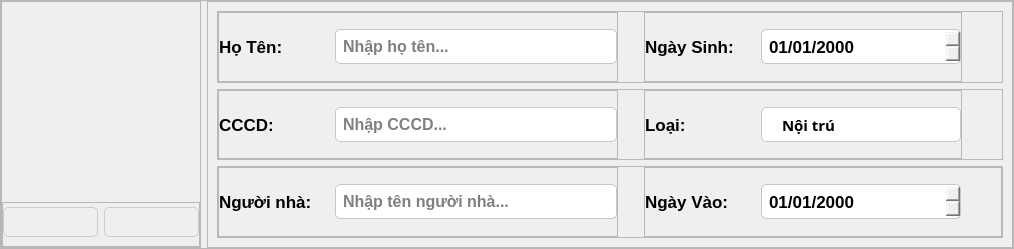
            <widget class="QFrame" name="frame_2">
             <property name="maximumSize">
              <size>
               <width>16777215</width>
               <height>300</height>
              </size>
             </property>
             <property name="frameShape">
              <enum>QFrame::StyledPanel</enum>
             </property>
             <property name="frameShadow">
              <enum>QFrame::Raised</enum>
             </property>
             <layout class="QHBoxLayout" name="horizontalLayout">
              <property name="leftMargin">
               <number>0</number>
              </property>
              <property name="topMargin">
               <number>0</number>
              </property>
              <property name="rightMargin">
               <number>0</number>
              </property>
              <property name="bottomMargin">
               <number>0</number>
              </property>
              <item>
               <widget class="QFrame" name="frame_7">
                <property name="maximumSize">
                 <size>
                  <width>200</width>
                  <height>16777215</height>
                 </size>
                </property>
                <property name="frameShape">
                 <enum>QFrame::StyledPanel</enum>
                </property>
                <property name="frameShadow">
                 <enum>QFrame::Raised</enum>
                </property>
                <layout class="QVBoxLayout" name="verticalLayout_2">
                 <property name="spacing">
                  <number>0</number>
                 </property>
                 <property name="leftMargin">
                  <number>0</number>
                 </property>
                 <property name="topMargin">
                  <number>0</number>
                 </property>
                 <property name="rightMargin">
                  <number>0</number>
                 </property>
                 <property name="bottomMargin">
                  <number>0</number>
                 </property>
                 <item>
                  <widget class="QLabel" name="labelImage">
                   <property name="minimumSize">
                    <size>
                     <width>200</width>
                     <height>200</height>
                    </size>
                   </property>
                   <property name="maximumSize">
                    <size>
                     <width>200</width>
                     <height>200</height>
                    </size>
                   </property>
                   <property name="text">
                    <string/>
                   </property>
                   <property name="pixmap">
                    <pixmap resource="../../resources.qrc">:/images/res/drawable/icons/vatar.jpg</pixmap>
                   </property>
                   <property name="scaledContents">
                    <bool>true</bool>
                   </property>
                  </widget>
                 </item>
                 <item>
                  <widget class="QFrame" name="frame_6">
                   <property name="minimumSize">
                    <size>
                     <width>0</width>
                     <height>39</height>
                    </size>
                   </property>
                   <property name="frameShape">
                    <enum>QFrame::StyledPanel</enum>
                   </property>
                   <property name="frameShadow">
                    <enum>QFrame::Raised</enum>
                   </property>
                   <layout class="QHBoxLayout" name="horizontalLayout_8">
                    <property name="leftMargin">
                     <number>0</number>
                    </property>
                    <property name="topMargin">
                     <number>4</number>
                    </property>
                    <property name="rightMargin">
                     <number>0</number>
                    </property>
                    <item>
                     <widget class="QPushButton" name="btnEditImage">
                      <property name="minimumSize">
                       <size>
                        <width>80</width>
                        <height>30</height>
                       </size>
                      </property>
                      <property name="font">
                       <font>
                        <weight>62</weight>
                        <bold>true</bold>
                       </font>
                      </property>
                      <property name="cursor">
                       <cursorShape>PointingHandCursor</cursorShape>
                      </property>
                      <property name="styleSheet">
                       <string notr="true">color:#fff;
font-weight:500;
border-radius: 5px;
border:1px solid  #ccc;</string>
                      </property>
                      <property name="text">
                       <string/>
                      </property>
                      <property name="icon">
                       <iconset resource="../../resources.qrc">
                        <normaloff>:/images/res/drawable/icons/edit_black_icon.svg</normaloff>:/images/res/drawable/icons/edit_black_icon.svg</iconset>
                      </property>
                      <property name="iconSize">
                       <size>
                        <width>24</width>
                        <height>24</height>
                       </size>
                      </property>
                     </widget>
                    </item>
                    <item>
                     <widget class="QPushButton" name="btnDeleteIMage">
                      <property name="minimumSize">
                       <size>
                        <width>80</width>
                        <height>30</height>
                       </size>
                      </property>
                      <property name="font">
                       <font>
                        <weight>62</weight>
                        <bold>true</bold>
                       </font>
                      </property>
                      <property name="cursor">
                       <cursorShape>PointingHandCursor</cursorShape>
                      </property>
                      <property name="styleSheet">
                       <string notr="true">color:#fff;
font-weight:500;
border-radius: 5px;
border:1px solid  #ccc;</string>
                      </property>
                      <property name="text">
                       <string/>
                      </property>
                      <property name="icon">
                       <iconset resource="../../resources.qrc">
                        <normaloff>:/images/res/drawable/icons/delete_red_icon.svg</normaloff>:/images/res/drawable/icons/delete_red_icon.svg</iconset>
                      </property>
                      <property name="iconSize">
                       <size>
                        <width>24</width>
                        <height>24</height>
                       </size>
                      </property>
                     </widget>
                    </item>
                   </layout>
                  </widget>
                 </item>
                </layout>
               </widget>
              </item>
              <item>
               <widget class="QFrame" name="frame_8">
                <property name="frameShape">
                 <enum>QFrame::StyledPanel</enum>
                </property>
                <property name="frameShadow">
                 <enum>QFrame::Raised</enum>
                </property>
                <layout class="QVBoxLayout" name="verticalLayout_3">
                 <item>
                  <widget class="QFrame" name="frame_77">
                   <property name="frameShape">
                    <enum>QFrame::StyledPanel</enum>
                   </property>
                   <property name="frameShadow">
                    <enum>QFrame::Raised</enum>
                   </property>
                   <layout class="QHBoxLayout" name="horizontalLayout_14">
                    <property name="spacing">
                     <number>26</number>
                    </property>
                    <property name="leftMargin">
                     <number>0</number>
                    </property>
                    <property name="topMargin">
                     <number>0</number>
                    </property>
                    <property name="rightMargin">
                     <number>0</number>
                    </property>
                    <property name="bottomMargin">
                     <number>0</number>
                    </property>
                    <item>
                     <widget class="QFrame" name="frame_9">
                      <property name="minimumSize">
                       <size>
                        <width>400</width>
                        <height>0</height>
                       </size>
                      </property>
                      <property name="maximumSize">
                       <size>
                        <width>400</width>
                        <height>16777215</height>
                       </size>
                      </property>
                      <property name="frameShape">
                       <enum>QFrame::StyledPanel</enum>
                      </property>
                      <property name="frameShadow">
                       <enum>QFrame::Raised</enum>
                      </property>
                      <layout class="QHBoxLayout" name="horizontalLayout_2">
                       <property name="leftMargin">
                        <number>0</number>
                       </property>
                       <property name="topMargin">
                        <number>0</number>
                       </property>
                       <property name="rightMargin">
                        <number>0</number>
                       </property>
                       <property name="bottomMargin">
                        <number>0</number>
                       </property>
                       <item>
                        <widget class="QLabel" name="label_2">
                         <property name="minimumSize">
                          <size>
                           <width>110</width>
                           <height>0</height>
                          </size>
                         </property>
                         <property name="maximumSize">
                          <size>
                           <width>110</width>
                           <height>16777215</height>
                          </size>
                         </property>
                         <property name="font">
                          <font>
                           <pointsize>13</pointsize>
                           <weight>75</weight>
                           <bold>true</bold>
                          </font>
                         </property>
                         <property name="text">
                          <string>Họ Tên:</string>
                         </property>
                        </widget>
                       </item>
                       <item>
                        <widget class="QLineEdit" name="lineEditName">
                         <property name="minimumSize">
                          <size>
                           <width>0</width>
                           <height>35</height>
                          </size>
                         </property>
                         <property name="font">
                          <font>
                           <pointsize>12</pointsize>
                           <weight>75</weight>
                           <bold>true</bold>
                          </font>
                         </property>
                         <property name="styleSheet">
                          <string notr="true">padding-left:5px;
border: 1px solid rgb(199, 199, 199);
border-radius: 5px;</string>
                         </property>
                         <property name="placeholderText">
                          <string>Nhập họ tên...</string>
                         </property>
                        </widget>
                       </item>
                      </layout>
                     </widget>
                    </item>
                    <item>
                     <widget class="QFrame" name="frame_10">
                      <property name="maximumSize">
                       <size>
                        <width>400</width>
                        <height>16777215</height>
                       </size>
                      </property>
                      <property name="frameShape">
                       <enum>QFrame::StyledPanel</enum>
                      </property>
                      <property name="frameShadow">
                       <enum>QFrame::Raised</enum>
                      </property>
                      <layout class="QHBoxLayout" name="horizontalLayout_3">
                       <property name="leftMargin">
                        <number>0</number>
                       </property>
                       <property name="topMargin">
                        <number>0</number>
                       </property>
                       <property name="rightMargin">
                        <number>0</number>
                       </property>
                       <property name="bottomMargin">
                        <number>0</number>
                       </property>
                       <item>
                        <widget class="QLabel" name="label_4">
                         <property name="minimumSize">
                          <size>
                           <width>110</width>
                           <height>0</height>
                          </size>
                         </property>
                         <property name="maximumSize">
                          <size>
                           <width>110</width>
                           <height>16777215</height>
                          </size>
                         </property>
                         <property name="font">
                          <font>
                           <pointsize>13</pointsize>
                           <weight>75</weight>
                           <bold>true</bold>
                          </font>
                         </property>
                         <property name="text">
                          <string>Ngày Sinh:</string>
                         </property>
                        </widget>
                       </item>
                       <item>
                        <widget class="QDateEdit" name="dateEditBriday">
                         <property name="minimumSize">
                          <size>
                           <width>200</width>
                           <height>35</height>
                          </size>
                         </property>
                         <property name="font">
                          <font>
                           <pointsize>13</pointsize>
                           <weight>75</weight>
                           <bold>true</bold>
                          </font>
                         </property>
                         <property name="styleSheet">
                          <string notr="true">padding-left:5px;
border: 1px solid rgb(199, 199, 199);
border-radius: 5px;</string>
                         </property>
                         <property name="displayFormat">
                          <string>dd/MM/yyyy</string>
                         </property>
                        </widget>
                       </item>
                      </layout>
                     </widget>
                    </item>
                    <item>
                     <spacer name="horizontalSpacer_2">
                      <property name="orientation">
                       <enum>Qt::Horizontal</enum>
                      </property>
                      <property name="sizeHint" stdset="0">
                       <size>
                        <width>40</width>
                        <height>20</height>
                       </size>
                      </property>
                     </spacer>
                    </item>
                   </layout>
                  </widget>
                 </item>
                 <item>
                  <widget class="QFrame" name="frame_78">
                   <property name="frameShape">
                    <enum>QFrame::StyledPanel</enum>
                   </property>
                   <property name="frameShadow">
                    <enum>QFrame::Raised</enum>
                   </property>
                   <layout class="QHBoxLayout" name="horizontalLayout_15">
                    <property name="spacing">
                     <number>26</number>
                    </property>
                    <property name="leftMargin">
                     <number>0</number>
                    </property>
                    <property name="topMargin">
                     <number>0</number>
                    </property>
                    <property name="rightMargin">
                     <number>0</number>
                    </property>
                    <property name="bottomMargin">
                     <number>0</number>
                    </property>
                    <item>
                     <widget class="QFrame" name="frame_11">
                      <property name="minimumSize">
                       <size>
                        <width>400</width>
                        <height>0</height>
                       </size>
                      </property>
                      <property name="maximumSize">
                       <size>
                        <width>400</width>
                        <height>16777215</height>
                       </size>
                      </property>
                      <property name="frameShape">
                       <enum>QFrame::StyledPanel</enum>
                      </property>
                      <property name="frameShadow">
                       <enum>QFrame::Raised</enum>
                      </property>
                      <layout class="QHBoxLayout" name="horizontalLayout_4">
                       <property name="leftMargin">
                        <number>0</number>
                       </property>
                       <property name="topMargin">
                        <number>0</number>
                       </property>
                       <property name="rightMargin">
                        <number>0</number>
                       </property>
                       <property name="bottomMargin">
                        <number>0</number>
                       </property>
                       <item>
                        <widget class="QLabel" name="label_6">
                         <property name="minimumSize">
                          <size>
                           <width>110</width>
                           <height>0</height>
                          </size>
                         </property>
                         <property name="maximumSize">
                          <size>
                           <width>110</width>
                           <height>16777215</height>
                          </size>
                         </property>
                         <property name="font">
                          <font>
                           <pointsize>13</pointsize>
                           <weight>75</weight>
                           <bold>true</bold>
                          </font>
                         </property>
                         <property name="text">
                          <string>CCCD:</string>
                         </property>
                        </widget>
                       </item>
                       <item>
                        <widget class="QLineEdit" name="lineEditCCCD">
                         <property name="minimumSize">
                          <size>
                           <width>0</width>
                           <height>35</height>
                          </size>
                         </property>
                         <property name="font">
                          <font>
                           <pointsize>12</pointsize>
                           <weight>75</weight>
                           <bold>true</bold>
                          </font>
                         </property>
                         <property name="styleSheet">
                          <string notr="true">padding-left:5px;
border: 1px solid rgb(199, 199, 199);
border-radius: 5px;</string>
                         </property>
                         <property name="placeholderText">
                          <string>Nhập CCCD...</string>
                         </property>
                        </widget>
                       </item>
                      </layout>
                     </widget>
                    </item>
                    <item>
                     <widget class="QFrame" name="frame_101">
                      <property name="frameShape">
                       <enum>QFrame::StyledPanel</enum>
                      </property>
                      <property name="frameShadow">
                       <enum>QFrame::Raised</enum>
                      </property>
                      <layout class="QHBoxLayout" name="horizontalLayout_40">
                       <property name="leftMargin">
                        <number>0</number>
                       </property>
                       <property name="topMargin">
                        <number>0</number>
                       </property>
                       <property name="rightMargin">
                        <number>0</number>
                       </property>
                       <property name="bottomMargin">
                        <number>0</number>
                       </property>
                       <item>
                        <widget class="QLabel" name="label_8">
                         <property name="minimumSize">
                          <size>
                           <width>110</width>
                           <height>0</height>
                          </size>
                         </property>
                         <property name="maximumSize">
                          <size>
                           <width>110</width>
                           <height>16777215</height>
                          </size>
                         </property>
                         <property name="font">
                          <font>
                           <pointsize>13</pointsize>
                           <weight>75</weight>
                           <bold>true</bold>
                          </font>
                         </property>
                         <property name="text">
                          <string>Loại:</string>
                         </property>
                        </widget>
                       </item>
                       <item>
                        <widget class="QComboBox" name="comboBox">
                         <property name="minimumSize">
                          <size>
                           <width>200</width>
                           <height>35</height>
                          </size>
                         </property>
                         <property name="font">
                          <font>
                           <family>Open Sans</family>
                           <pointsize>11</pointsize>
                           <weight>75</weight>
                           <italic>false</italic>
                           <bold>true</bold>
                          </font>
                         </property>
                         <property name="styleSheet">
                          <string notr="true">QComboBox {
	color:black;
	padding-left: 20px;
	border: 1px solid rgb(199, 199, 199);
	border-radius: 5px;

	background-color: rgb(255, 255, 255);
}



QComboBox::drop-down 
{
	color: black;
	background-color: rgb(255, 255, 255);
	padding-left: 20px;
	font: 11pt &quot;Open Sans&quot;;
	margin-right: 20px;
}

QListview {
background-color: rgb(255, 255, 255);
	margin: 5px;
	padding: 10px;
	font: 11pt &quot;Open Sans&quot;;
	border: none;
	color: black;}

QComboBox::down-arrow {
	image: url(:/images/res/drawable/icons/arrow-down-sign-to-right.png);
	color: white;
}
</string>
                         </property>
                         <item>
                          <property name="text">
                           <string>Nội trú</string>
                          </property>
                         </item>
                         <item>
                          <property name="text">
                           <string>Ngoại trú</string>
                          </property>
                         </item>
                        </widget>
                       </item>
                      </layout>
                     </widget>
                    </item>
                    <item>
                     <spacer name="horizontalSpacer_3">
                      <property name="orientation">
                       <enum>Qt::Horizontal</enum>
                      </property>
                      <property name="sizeHint" stdset="0">
                       <size>
                        <width>40</width>
                        <height>20</height>
                       </size>
                      </property>
                     </spacer>
                    </item>
                   </layout>
                  </widget>
                 </item>
                 <item>
                  <widget class="QFrame" name="frame_81">
                   <property name="frameShape">
                    <enum>QFrame::StyledPanel</enum>
                   </property>
                   <property name="frameShadow">
                    <enum>QFrame::Raised</enum>
                   </property>
                   <layout class="QHBoxLayout" name="horizontalLayout_16">
                    <property name="spacing">
                     <number>26</number>
                    </property>
                    <property name="leftMargin">
                     <number>0</number>
                    </property>
                    <property name="topMargin">
                     <number>0</number>
                    </property>
                    <property name="rightMargin">
                     <number>0</number>
                    </property>
                    <property name="bottomMargin">
                     <number>0</number>
                    </property>
                    <item>
                     <widget class="QFrame" name="frame_19">
                      <property name="minimumSize">
                       <size>
                        <width>400</width>
                        <height>0</height>
                       </size>
                      </property>
                      <property name="maximumSize">
                       <size>
                        <width>400</width>
                        <height>16777215</height>
                       </size>
                      </property>
                      <property name="frameShape">
                       <enum>QFrame::StyledPanel</enum>
                      </property>
                      <property name="frameShadow">
                       <enum>QFrame::Raised</enum>
                      </property>
                      <layout class="QHBoxLayout" name="horizontalLayout_11">
                       <property name="leftMargin">
                        <number>0</number>
                       </property>
                       <property name="topMargin">
                        <number>0</number>
                       </property>
                       <property name="rightMargin">
                        <number>0</number>
                       </property>
                       <property name="bottomMargin">
                        <number>0</number>
                       </property>
                       <item>
                        <widget class="QLabel" name="label_10">
                         <property name="minimumSize">
                          <size>
                           <width>110</width>
                           <height>0</height>
                          </size>
                         </property>
                         <property name="maximumSize">
                          <size>
                           <width>110</width>
                           <height>16777215</height>
                          </size>
                         </property>
                         <property name="font">
                          <font>
                           <pointsize>13</pointsize>
                           <weight>75</weight>
                           <bold>true</bold>
                          </font>
                         </property>
                         <property name="text">
                          <string>Người nhà:</string>
                         </property>
                        </widget>
                       </item>
                       <item>
                        <widget class="QLineEdit" name="lineEditRelatives">
                         <property name="minimumSize">
                          <size>
                           <width>0</width>
                           <height>35</height>
                          </size>
                         </property>
                         <property name="font">
                          <font>
                           <pointsize>12</pointsize>
                           <weight>75</weight>
                           <bold>true</bold>
                          </font>
                         </property>
                         <property name="styleSheet">
                          <string notr="true">padding-left:5px;
border: 1px solid rgb(199, 199, 199);
border-radius: 5px;</string>
                         </property>
                         <property name="placeholderText">
                          <string>Nhập tên người nhà...</string>
                         </property>
                        </widget>
                       </item>
                      </layout>
                     </widget>
                    </item>
                    <item>
                     <widget class="QFrame" name="frame_99">
                      <property name="frameShape">
                       <enum>QFrame::StyledPanel</enum>
                      </property>
                      <property name="frameShadow">
                       <enum>QFrame::Raised</enum>
                      </property>
                      <layout class="QHBoxLayout" name="horizontalLayout_34">
                       <property name="leftMargin">
                        <number>0</number>
                       </property>
                       <property name="topMargin">
                        <number>0</number>
                       </property>
                       <property name="rightMargin">
                        <number>0</number>
                       </property>
                       <property name="bottomMargin">
                        <number>0</number>
                       </property>
                       <item>
                        <widget class="QLabel" name="label_7">
                         <property name="minimumSize">
                          <size>
                           <width>110</width>
                           <height>0</height>
                          </size>
                         </property>
                         <property name="maximumSize">
                          <size>
                           <width>110</width>
                           <height>16777215</height>
                          </size>
                         </property>
                         <property name="font">
                          <font>
                           <pointsize>13</pointsize>
                           <weight>75</weight>
                           <bold>true</bold>
                          </font>
                         </property>
                         <property name="text">
                          <string>Ngày Vào:</string>
                         </property>
                        </widget>
                       </item>
                       <item>
                        <widget class="QDateEdit" name="dateEditIn">
                         <property name="minimumSize">
                          <size>
                           <width>200</width>
                           <height>35</height>
                          </size>
                         </property>
                         <property name="maximumSize">
                          <size>
                           <width>200</width>
                           <height>16777215</height>
                          </size>
                         </property>
                         <property name="font">
                          <font>
                           <pointsize>13</pointsize>
                           <weight>75</weight>
                           <bold>true</bold>
                          </font>
                         </property>
                         <property name="styleSheet">
                          <string notr="true">padding-left:5px;
border: 1px solid rgb(199, 199, 199);
border-radius: 5px;</string>
                         </property>
                         <property name="displayFormat">
                          <string>dd/MM/yyyy</string>
                         </property>
                        </widget>
                       </item>
                       <item>
                        <spacer name="horizontalSpacer_4">
                         <property name="orientation">
                          <enum>Qt::Horizontal</enum>
                         </property>
                         <property name="sizeHint" stdset="0">
                          <size>
                           <width>40</width>
                           <height>20</height>
                          </size>
                         </property>
                        </spacer>
                       </item>
                      </layout>
                     </widget>
                    </item>
                   </layout>
                  </widget>
                 </item>
                </layout>
               </widget>
              </item>
             </layout>
            </widget>
